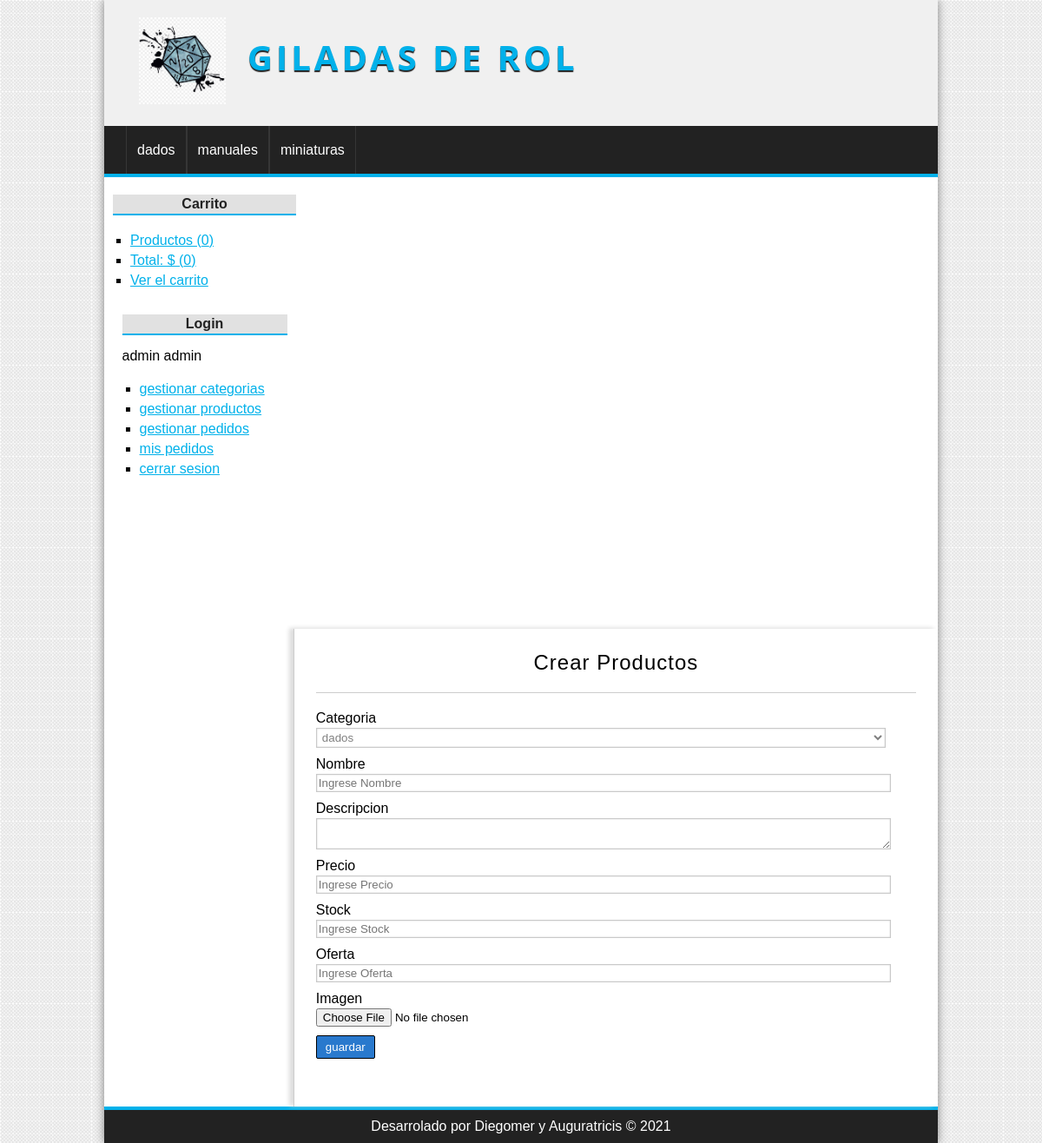
Page /product/create (signed in) on the committed database.
### tables this page shows
CREATE TABLE IF NOT EXISTS Categories(
Id              int(255) auto_increment not null,
CategoryName    varchar(100) not null,
CONSTRAINT pk_Categories PRIMARY KEY(Id)
);

### config/db.php (called while the page is built)
<?php
class Database{
    public static function connect(){
        $db = new mysqli('localhost', 'root', '', 'ECommercePrueba');
        $db->query("SET NAMES 'utf8'");
        return $db;
    }
}

### helpers/utils.php (called while the page is built, shortened)
<?php
class Utils{
    public static function showCategoriesMenu(){
        $category = new category();
        $categories = $category->GetAll();
        return $categories;
    }
}

### models/category.php (called while the page is built, shortened)
<?php
class category{
    private $db;
    public function __construct()
    {
        $this->db = Database::connect();
    }
    public function getAll(){
        $query = 'SELECT * FROM Categories;';
        $categories = $this->db->query($query);
        return $categories;
    }
}

### controllers/ProductController.php (called while the page is built, shortened)
<?php
class productController{
    public function create(){
        $edit = false;
        require_once 'views/product/create.php';
    }
}

### views/product/create.php (the view, shortened to what this page needs)
<?php if($edit == true && isset($productToEdit) && is_object($productToEdit)): ?>
    <h1>Editar Producto <?=$productToEdit->ProductName; ?></h1>
    <?php $url_action = base_url.'product/save&id='.$productToEdit->Id; ?>
<?php else: ?>
    <h1>Crear Productos</h1>
    <?php $url_action = base_url.'product/save' ?>
<?php endif; ?>
<form action="<?=$url_action?>" method='POST' enctype="multipart/form-data">
    <?php $categories = Utils::showCategoriesMenu() ?>
    <label for="categoryId">Categoria</label>
    <select name="categoryId" required>
        <?php while($category = $categories->fetch_object()):?>
        <option value="<?=$category->Id; ?>"
            <?php echo(isset($productToEdit) && is_object($productToEdit) && $productToEdit->CategoryId == $category->Id ? 'Selected' : ''); ?>>
            <?=$category->CategoryName?>
        </option>
        <?php endwhile?>
    </select>
    <label for="productName">Nombre</label>
    <input type="text" name="productName" placeholder="Ingrese Nombre" value="<?= isset($productToEdit) && is_object($productToEdit) ? $productToEdit->ProductName : ''; ?>" required>
    <label for="description">Descripcion</label>
    <textarea type="text" name="description" placeholder="Ingrese Description" required><?= isset($productToEdit) && is_object($productToEdit) ? $productToEdit->Description : '';?> </textarea>
    <label for="price">Precio</label>
    <input type="number" name="price" placeholder="Ingrese Precio" value="<?=isset($productToEdit) && is_object($productToEdit) ? $productToEdit->Price : ''; ?>" required>
    <label for="stock">Stock</label>
    <input type="number" name="stock" placeholder="Ingrese Stock" value="<?= isset($productToEdit) && is_object($productToEdit) ? $productToEdit->Stock : ''; ?>" required>
    <label for="stock">Oferta</label>
    <input type="text" name="offer" placeholder="Ingrese Oferta" value="<?= isset($productToEdit) && is_object($productToEdit) ? $productToEdit->Offer : ''; ?>" required>
    <label for="img">Imagen</label>
    <input type="file" name="img">
    <input type="submit" value="guardar">
</form>

### views/layout/header.php (shortened to what this page needs)
<!DOCTYPE html>
<html>
    <head>
        <link rel="stylesheet" href="<?=base_url?>assets/css/styles/styles.css"/>
    </head>
    <body>
        <div id="container">
            <header id="header">
                <div id="logo">
                    <img src="<?=base_url?>assets/img/dado.jpg" alt="logo"/>
                    <a href="index.php">
                        Giladas de rol
                    </a>
                </div>
            </header>
            <?php $categories =  Utils::showCategoriesMenu() ?>
            <nav id="menu">
                <ul>
                    <?php while($category = $categories->fetch_object()): ?>
                        <li>
                            <a href="<?=base_url?>category/productsByCategory&id=<?=$category->Id?>"><?= $category->CategoryName ?></a>
                        </li>
                    <?php endwhile;?>
                </ul>
            </nav>

### assets/css/styles/styles.css (style rules this page uses)
* { padding: 0px; margin: 0px; font-family: sans-serif, Helvetica, Arial; }
body { background: url(../img/bg.png); }
a { color: #01B1EA; }
#container { width: 80%; margin: 0px auto; box-shadow: 0px 0px 10px gray; background: white; }
#header { height: 145px; background: #F0F0F0; }
#logo { padding: 20px; margin-left: 20px; float:left; }
#logo img { float:left; height: 100px; }
#logo a { float:left; font-size: 40px; letter-spacing: 4px; font-family: 'Open Sans', Helvetica, Arial; text-transform: uppercase; color: #01B1EA; font-weight: bold; text-decoration: none; margin-top: 18px; margin-left: 25px; text-shadow: 0px 2px 1px #222222; transition: all 300ms; }
#menu { clear:both; background: #222; color: white; height: 55px; border-bottom: 4px solid #01B1EA; }
#menu ul { list-style: none; text-decoration: none; margin: 0px auto; margin-left: 25px; }
#menu ul li { line-height: 55px; float:left; border-right: 1px solid #363636; }
#menu a { display: block; color: white; text-decoration: none; padding-left: 12px; padding-right: 12px; transition: all 300ms; }
#menu a:first-child { border-left: 1px solid #363636; }
label, input[type="text"], input[type="password"], input[type="email"], input[type="number"], select, textarea { display:block; width: 95%; margin-top: 2px; margin-bottom: 2px; }
input[type="text"], input[type="password"], input[type="email"], input[type="number"], select, textarea { border: 1px solid #C9C9C9; box-shadow: 0px 0px 2px #ccc inset; background: white; padding: 2px; color: gray; transition: all 300ms; }
input[type="button"], input[type="submit"], button, .button { display: block; border-radius: 2px; width: auto; padding: 5px; padding-left: 10px; padding-right: 10px; color: white; background: #2979CD; border: 1px solid black; cursor:pointer; }
label, input[type="button"], input[type="submit"], button { display:block; margin-top: 10px; }
#central h1 { font-size: 24px; font-weight: normal; letter-spacing: 1px; text-align: center; border-bottom: 1px solid #ccc; margin-bottom: 20px; padding: 20px; padding-top: 0px; }

### rows in the picture
categories: CategoryName "dados"
categories: CategoryName "manuales"
categories: CategoryName "miniaturas"

### other values in the picture
$cartStats['count'] "0"
$cartStats['total'] "0"
$_SESSION['identity']->UserName "admin"
$_SESSION['identity']->UserLastName "admin"
form field categoryId "dados"
